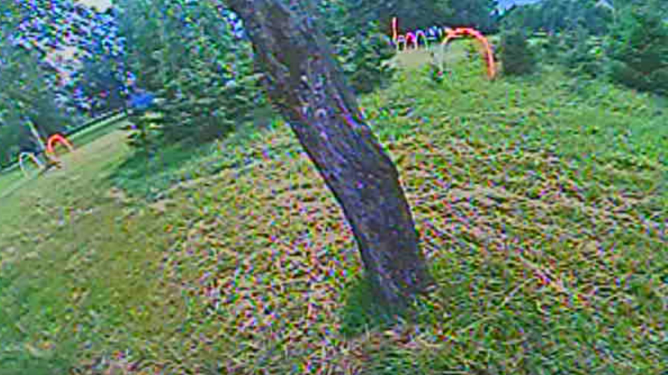
#> input picture test.jpg, 1336 x 750 px, given in place of the camera (shown at 1/2 size)
$ python navodca_s_ciclichnim_filtrom.py
#> lines starting #> are read from the running program, lines starting #| are printed output that depends on the picture; after the words box and inside, x2 and y2 are one past the last pixel; in counts of white or black regions, pixels touching at a corner belong together
# -*- coding: utf-8 -*-
"""
Created on Fri Nov 25 13:16:31 2022

@author: user
"""

import numpy as np
import cv2
import sys

if __name__ == '__main__' :

    # установка трекера

    tracker = cv2.TrackerCSRT_create()

    # считывае6м поток
    video = cv2.VideoCapture(0)
    ret, frame = video.read()
#> frame is the input picture: shape (750, 1336, 3); mean B, G, R 97, 125.9, 100
    while True:
         # полчаем фрйм

         while True:
    # полчаем фрйм
            ret, frame = video.read()
    #
            if not ret:
                print("потока нет ")
                break
            # обработка
            gray = cv2.cvtColor(frame, cv2.COLOR_BGR2GRAY) # перевод кадров в черно-белую градацию
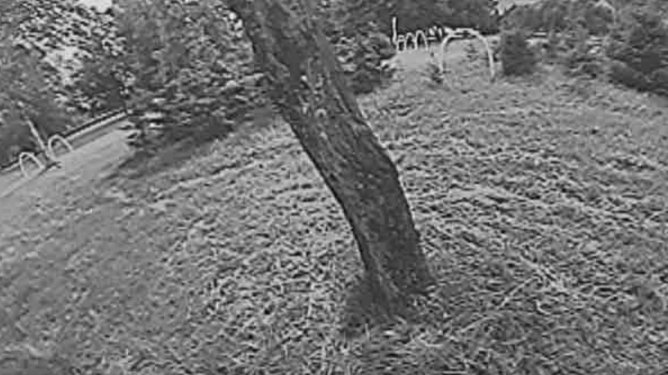
#> gray: shape (750, 1336) (shown at 1/2 size); min 4, max 241, mean 114.9
            blur = cv2.GaussianBlur(gray, (5, 5), 0) # фильтрация лишних контуров
            edges = cv2.Canny(blur, 100, 300)
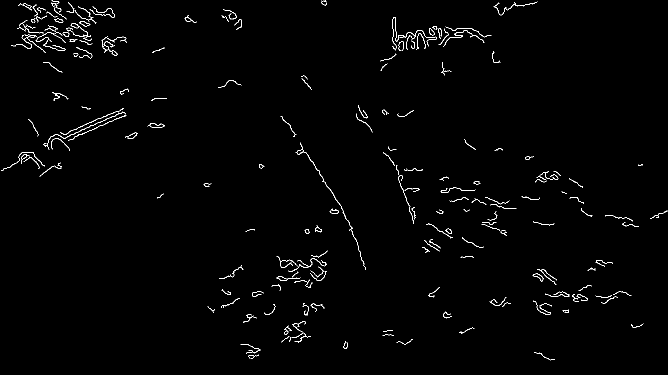
#> edges: shape (750, 1336) (shown at 1/2 size); 1.1% white in thin lines or dots

            # оператор собеля
            kernel16 = np.array([[-1, -1, -1],
                                 [0, 0, 0],
                                 [1, 1, 1]])
            kernel17 = np.array([[-1, 0, 1],
                                 [-1, 0, 1],
                                 [-1, 0, 1]])
            kernel18 = np.array([[0, 1, 1],
                                 [-1, 0, 1],
                                 [-1, -1, 0]])
            kernel19 = np.array([[0, -1, -1],
                                 [1, 0, -1],
                                 [1, 1, 0]])
            Image_Sobel = cv2.filter2D(edges, -1, kernel16) + cv2.filter2D(edges, -1, kernel17) + cv2.filter2D(edges, -1, kernel18) + cv2.filter2D(edges, -1, kernel19)
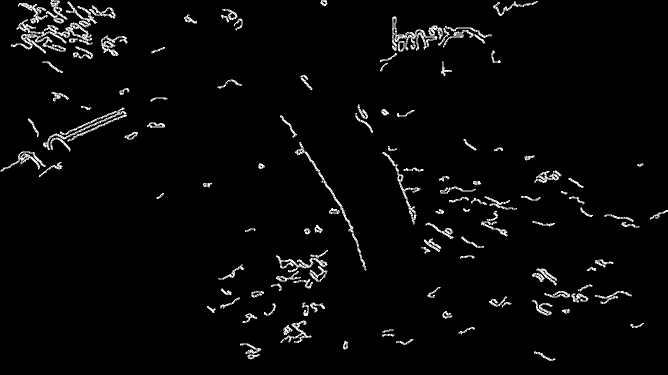
#> Image_Sobel: shape (750, 1336) (shown at 1/2 size); min 0, max 255, mean 7.7

            #размеры маски и ее создание
            q=int((frame.shape[0])/5)
#> q = 150
            b=int((frame.shape[1])/5)
#> b = 267
            e=int((frame.shape[1])*(4/5))
#> e = 1068
            c=int((frame.shape[0])*(4/5))
#> c = 600
            mask = np.zeros((frame.shape[0], frame.shape[1]), dtype = "uint8")
            cv2.rectangle(frame, (q, b), (e, c), (0, 255, 0), 2)
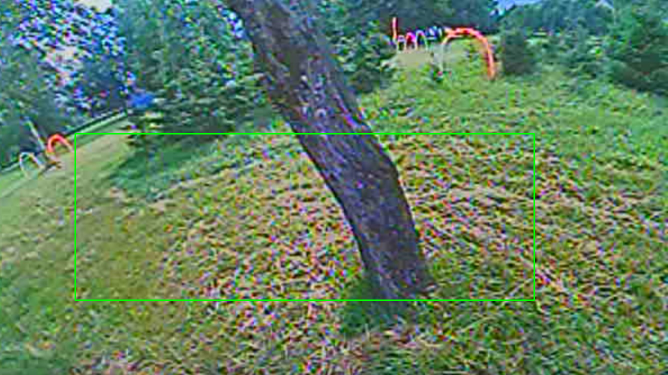
#> frame: shape (750, 1336, 3) (shown at 1/2 size); 0.75% of pixels changed, all inside (x1, y1, x2, y2) = (149, 266, 1070, 602)
            cv2.rectangle(mask, (q, b), (e, c), 255, -1)
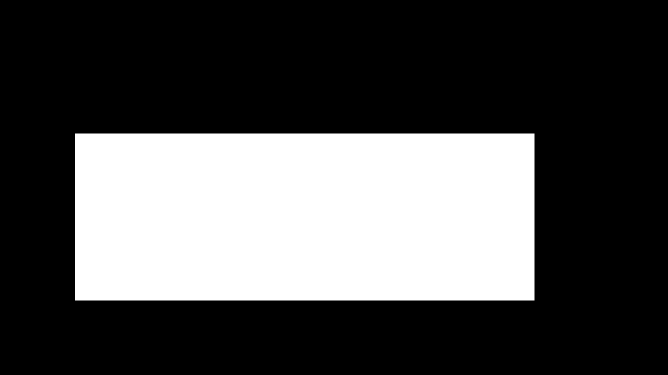
#> mask: shape (750, 1336) (shown at 1/2 size); 30.6% white; 1 white region
            #масочная фильтрация
            Image_Sobel = mask & Image_Sobel
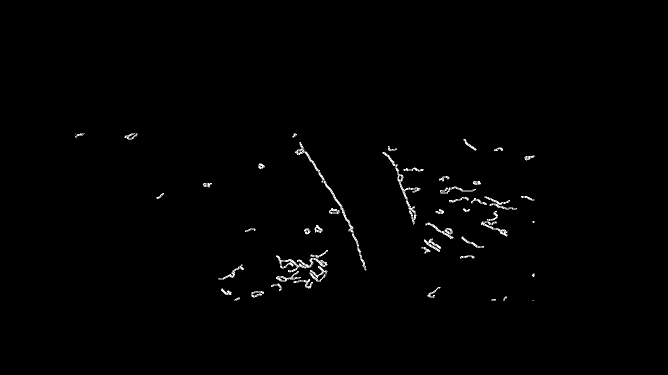
#> Image_Sobel: shape (750, 1336) (shown at 1/2 size); min 0, max 255, mean 2.2
            #контуры
            сontours, _ = cv2.findContours(Image_Sobel, cv2.RETR_TREE, cv2.CHAIN_APPROX_SIMPLE) # нахождение массива контурных точек
#> сontours = 553 contours, 496 with area under 20; largest, box (x1, y1, x2, y2) and area: (590, 284, 733, 541) 1018, (552, 511, 655, 545) 824, (765, 304, 841, 449) 804, (619, 532, 655, 563) 386, (851, 445, 907, 478) 324
            for contour in сontours:
                (x, y, w, h) = cv2.boundingRect(contour) # преобразование массива из предыдущего этапа в кортеж из четырех координат

                # метод contourArea() по заданным contour точкам, здесь кортежу, вычисляет площадь зафиксированного объекта в каждый момент времени, это можно проверить

                if cv2.contourArea(contour) > 2000: # условие при котором площадь выделенного объекта меньше 500 px
                    print(cv2.contourArea(contour))
                    cv2.rectangle(frame, (x, y), (x+w, y+h), (0, 255, 0), 2) # получение прямоугольника из точек кортежа
#> this loop made 553 passes
#> (contour, x, y, w, h) on passes 1, 3, 5: ([[1065, 600], [1067, 600]], 1065, 600, 3, 1), ([[986, 599], [987, 598], [988, 599], [987, 600]], 986, 598, 3, 3), ([[471, 599], [472, 598], [473, 599], [472, 600]], 471, 598, 3, 3)

            cv2.imshow('frame', frame)
            if cv2.waitKey(1) == ord('q'):
#> (key q is pressed here)
                break


         # получим координаты рамки
#> (the run stopped early here; a loop or call above may not have finished)
